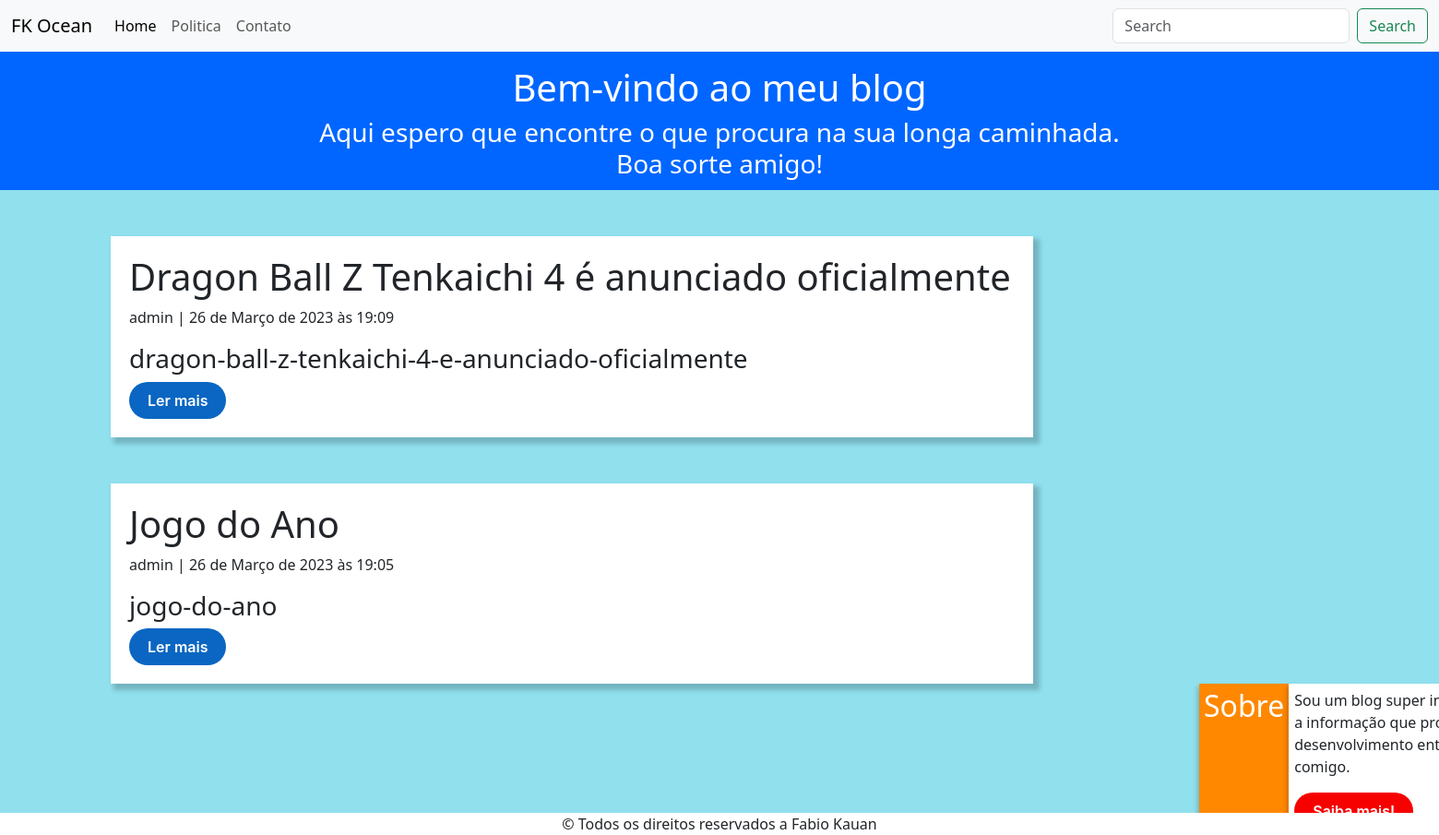
The page / on the database its author committed.
### ebac/models.py (models this page shows, shortened)
class Post(models.Model):
    titulo = models.CharField(max_length=200, unique=True)
    slug = models.SlugField(max_length=200, unique=True)
    autor = models.ForeignKey(User, on_delete=models.CASCADE, related_name='blog_posts')
    editado_em = models.DateTimeField(auto_now=True)
    conteudo = models.TextField()
    criado_em = models.DateTimeField(auto_now_add=True)
    status = models.IntegerField(choices=STATUS, default=0)
    class Meta:
        ordering = ['-criado_em']

### ebac/views.py (the view)
# urls.py: 2. Add a URL to urlpatterns:  path('', views.home, name='home')
def home(request):
    post = Post.objects.filter()
    conteudo = {
        'post': post
    }
    return render(request, 'home.html', conteudo )

### templates/home.html (shortened to what this page needs)
{% load static %}
<!DOCTYPE html>
<html lang="pt-br">
<head>
    <link href="https://cdn.jsdelivr.net/npm/bootstrap@5.3.0-alpha2/dist/css/bootstrap.min.css"
    rel="stylesheet">
    <link rel="stylesheet" href="{% static 'css/home_blog.css' %}">
</head>
<body>
    <nav class="navbar navbar-expand-lg bg-body-tertiary">
      <div class="container-fluid">
        <a class="navbar-brand" href="{% url 'home' %}">FK Ocean</a>
        <div class="collapse navbar-collapse" id="navbarSupportedContent">
          <ul class="navbar-nav me-auto mb-2 mb-lg-0">
            <li class="nav-item">
              <a class="nav-link active" aria-current="page" href="{% url 'home' %}">Home</a>
            </li>
            <li class="nav-item">
              <a class="nav-link" href="#">Politica</a>
            </li>
            <li class="nav-item">
              <a class="nav-link" href="#">Contato</a>
            </li>
          </ul>
          <form class="d-flex" role="search">
            <input class="form-control me-2" type="search" placeholder="Search" aria-label="Search">
            <button class="btn btn-outline-success" type="submit">Search</button>
          </form>
        </div>
      </div>
    </nav>
    <section class="informacao">
        <h1>Bem-vindo ao meu blog</h1>
        <h3>Aqui espero que encontre o que procura na sua longa caminhada.<br>Boa sorte amigo!</h3>
    </section>
    {% for p in post %}
      <div class="container">
        <h1>{{p.titulo}}</h1>
        <p>{{p.autor}} | {{p.criado_em}}</p><h3>{{p.slug}}</h3>
        <a href="{% url 'post' p.id %}"><button>Ler mais</button></a>
      </div>
    {% endfor %}
    <div class="Sobre">
        <h2 class="card-header">Sobre</h2>
        <div class="card-body">
          <p>Sou um blog super interessante, busco te fornecer a informação que procura,
          ainda estou em desenvolvimento então peço que tenha paciencia comigo.</p>
          <a href="#"><button>Saiba mais!</button></a>
        </div>
    </div>
    <footer class="Rodape">
        &copy; Todos os direitos reservados a Fabio Kauan
    </footer>
</body>
</html>

### static/css/home_blog.css (style rules this page uses)
body { background-color:rgb(144, 224, 238); padding: 0; margin: 0; }
.informacao { text-align: center; color: white; height: 150px; padding: 15px; background-color: #0066ff; }
.container { display: flex; flex-direction: column; width: 1000px; margin-top: 50px; margin-left: 120px; padding: 20px; box-shadow: 5px 5px 5px 2px rgba(0, 0, 0, 0.2); background-color: white; float: left; }
.container button { align-items: center; background-color: #0A66C2; border: 0; border-radius: 100px; box-sizing: border-box; color: #ffffff; cursor: pointer; display: inline-flex; font-family: -apple-system, system-ui, system-ui, "Segoe UI", Roboto, "Helvetica Neue", "Fira Sans", Ubuntu, Oxygen, "Oxygen Sans", Cantarell, "Droid Sans", "Apple Color Emoji", "Segoe UI Emoji", "Segoe UI Symbol", "Lucida Grande", Helvetica, Arial, sans-serif; font-size: 16px; font-weight: 600; justify-content: center; line-height: 20px; max-width: 480px; min-height: 40px; min-width: 0px; overflow: hidden; padding: 0px; padding-left: 20px; padding-right: 20px; text-align: center; touch-action: manipulation; transition: background-color 0.167s cubic-bezier(0.4, 0, 0.2, 1) 0s, box-shadow 0.167s cubic-bezier(0.4, 0, 0.2, 1) 0s, color 0.167s cubic-bezier(0.4, 0, 0.2, 1) 0s; user-select: none; -webkit-user-select: none; vertical-align: middle; }
.container a { text-decoration: none; }
.Sobre { display: flex; margin-top: 50px; margin-left: 1300px; width: 500px; }
.card-header { background-color: #ff8800; color: white; padding: 5px; text-align: center; box-shadow: 0px 5px 5px 2px rgba(0, 0, 0, 0.2); }
.card-body { text-align: left; padding: 5px; background-color: white; border: solid 1px white; box-shadow: 0px 5px 5px 2px rgba(0, 0, 0, 0.2); }
.Sobre button { align-items: center; background-color: #f70000; border: 0; border-radius: 100px; box-sizing: border-box; color: #ffffff; cursor: pointer; display: inline-flex; font-family: -apple-system, system-ui, system-ui, "Segoe UI", Roboto, "Helvetica Neue", "Fira Sans", Ubuntu, Oxygen, "Oxygen Sans", Cantarell, "Droid Sans", "Apple Color Emoji", "Segoe UI Emoji", "Segoe UI Symbol", "Lucida Grande", Helvetica, Arial, sans-serif; font-size: 16px; font-weight: 600; justify-content: center; line-height: 20px; max-width: 480px; min-height: 40px; min-width: 0px; overflow: hidden; padding: 0px; padding-left: 20px; padding-right: 20px; text-align: center; touch-action: manipulation; transition: background-color 0.167s cubic-bezier(0.4, 0, 0.2, 1) 0s, box-shadow 0.167s cubic-bezier(0.4, 0, 0.2, 1) 0s, color 0.167s cubic-bezier(0.4, 0, 0.2, 1) 0s; user-select: none; -webkit-user-select: none; vertical-align: middle; }
.Sobre a { text-decoration: none; }
.Rodape { text-align: center; width: 100%; bottom: 0; left: 0; display: block; position: fixed; background-color: #ffffff; }

### rows shown on the page
Post: titulo "Dragon Ball Z Tenkaichi 4 é anunciado oficialmente", autor "admin", criado_em "26 de Março de 2023 às 19:09", slug "dragon-ball-z-tenkaichi-4-e-anunciado-oficialmente"
Post: titulo "Jogo do Ano", autor "admin", criado_em "26 de Março de 2023 às 19:05", slug "jogo-do-ano"
